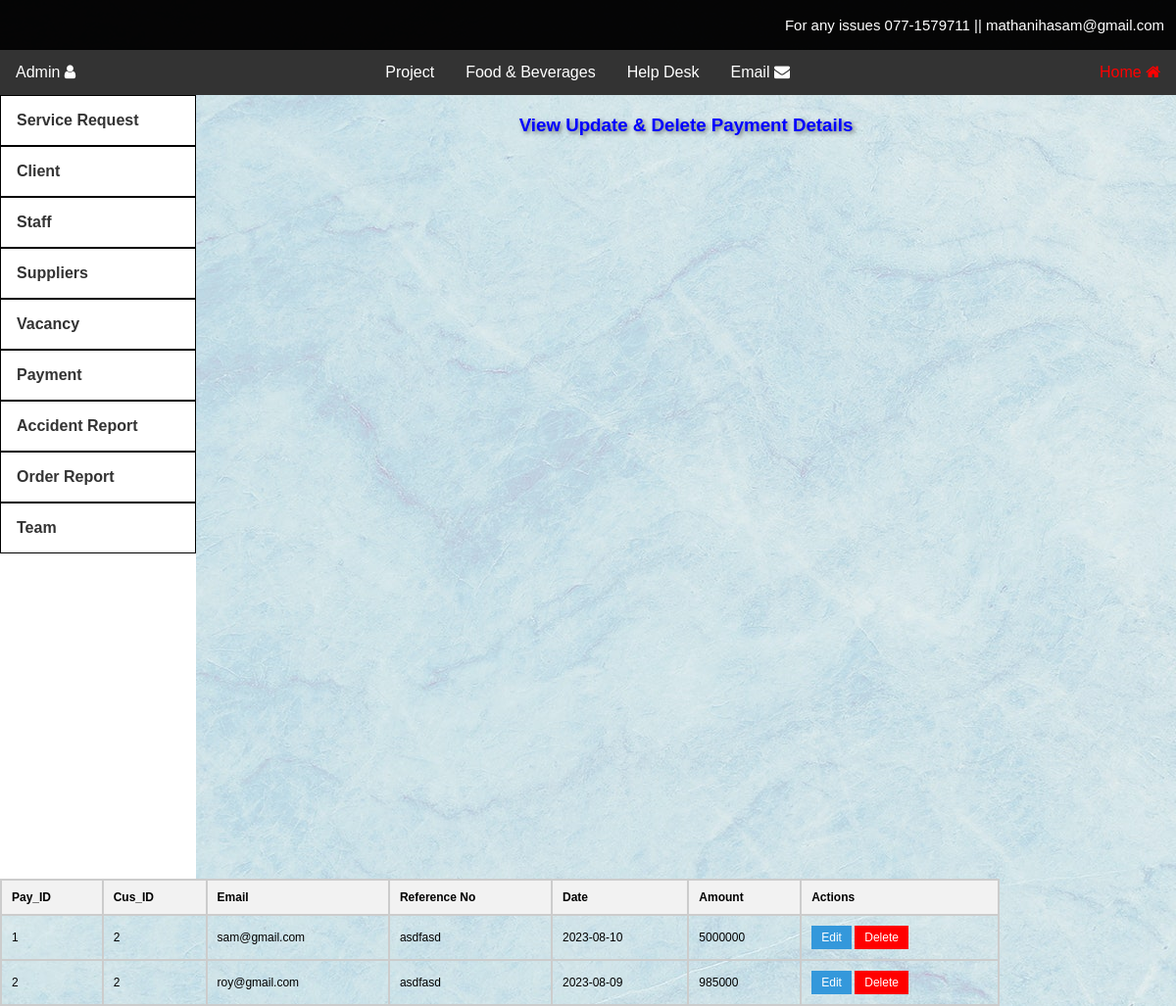
The app's page /adminDashViewPayment.php with its own data.
### tables this page shows
CREATE TABLE `payment` (
  `Pay_ID` int(255) NOT NULL,
  `cus_ID` int(50) NOT NULL,
  `email` varchar(50) NOT NULL,
  `refNo` varchar(255) NOT NULL,
  `date` date NOT NULL,
  `amount` int(50) NOT NULL
);

### html/adminDashViewPayment.php (the view, shortened to what this page needs)
<?php
@include 'config.php';
$select = "SELECT * FROM payment";
$result = mysqli_query($conn, $select);
$payment = array();
if ($result) {
    while ($row = mysqli_fetch_assoc($result)) {
        $payment[] = $row;
    }
}
?>
<!DOCTYPE html>
<html>
<head>
  <link rel="stylesheet" href="adminDashStyle.css">
     <link rel="stylesheet" href="https://cdnjs.cloudflare.com/ajax/libs/font-awesome/4.7.0/css/font-awesome.min.css">
</head>
<body >
  <div class="headerContantDetails">
    <p>For any issues  077-1579711 ||  mathanihasam@gmail.com</p>
  </div>
  <div class="topnav">
    <div class="left-nav">
      <div class="dropdown">
        <button class="dropbtn">Admin <i class="fa fa-user fa-1x" aria-hidden="true"></i></button>
      </div>
    </div>
    <div class="center-nav">
      <div class="dropdown">
        <button class="dropbtn">Project</button>
      </div>
      <a href="#">Food & Beverages </a>
      <a href="#">Help Desk</a>
      <a href="#">Email <i class="fa fa-envelope fa-1x" aria-hidden="true"></i></a>
    </div>
    <div class="right-nav">
      <a href="adminDash.html" class="selected">Home <i class="fa fa-home fa-1x" aria-hidden="true"></i></a>
    </div>
  </div>
   <div class="sidenav">
    <a href="AdminDashViewServiceRequest.php" id="box">Service Request</a>
    <div class="main-topic">
      <a onclick="toggleSubnav(this);" href="#" id="box">Client</a>
    </div>
    <div class="main-topic">
      <a onclick="toggleSubnav(this);" href="#" id="box">Staff</a>
    </div>
    <div class="main-topic">
      <a onclick="toggleSubnav(this);" href="#" id="box">Suppliers</a>
    </div>
    <div class="main-topic">
      <a onclick="toggleSubnav(this);" href="#" id="box">Vacancy</a>
    </div>
    <div class="main-topic">
      <a onclick="toggleSubnav(this);" href="#" id="box">Payment</a>
    </div>
    <a href="adminDashAccidentReportViewDelete.php" id="box">Accident Report</a>
    <a href="adminDashOrderReportViewDelete.php" id="box">Order Report</a>
    <div class="main-topic">
      <a onclick="toggleSubnav(this);" href="#" id="box">Team</a>
    </div>
  </div>
  <div class="main" >
    <div class="mainarea">
    <form action="" method="POST">
    <h3> View Update & Delete Payment Details </h3>
    <table class="customer-table">
        <thead>
            <tr>
                <th>Pay_ID</th>
                <th>Cus_ID</th>
                <th>Email</th>
                <th>Reference No</th>
                <th>Date</th>
                <th>Amount</th>
                <th>Actions</th>
            </tr>
        </thead>
        <tbody>
            <?php foreach ($payment as $paymentDone): ?>
                <tr>
                    <td><?php echo isset($paymentDone['Pay_ID']) ? $paymentDone['Pay_ID'] : 'N/A'; ?></td>
                    <td><?php echo isset($paymentDone['cus_ID']) ? $paymentDone['cus_ID'] : 'N/A'; ?></td>
                    <td><?php echo isset($paymentDone['email']) ? $paymentDone['email'] : 'N/A'; ?></td>
                    <td><?php echo isset($paymentDone['refNo']) ? $paymentDone['refNo'] : 'N/A'; ?></td>
                    <td><?php echo isset($paymentDone['date']) ? $paymentDone['date'] : 'N/A'; ?></td>
                    <td><?php echo isset($paymentDone['amount']) ? $paymentDone['amount'] : 'N/A'; ?></td>
                    <td>
                    <form action="#" method="POST">
                            <button type="submit" name="edit_payment" value="<?php echo $paymentDone['Pay_ID']; ?>">Edit</button>
                            <button type="submit" name="delete_payment" value="<?php echo $paymentDone['Pay_ID']; ?>" style="background-color: red; color: white;">Delete</button>
                        </form>
                    </td>
                </tr>
            <?php endforeach; ?>
        </tbody>
    </table>
</form>
    </div>
  </div>
</body>
</html>

### html/adminDashStyle.css (style rules this page uses)
body { background-image: url(./images/ClientdashBg.jpg);; font-family: Arial, sans-serif; margin: 0; padding: 0; }
.headerContantDetails { background-color: #000000f9; padding: 2px; }
.headerContantDetails p { color: #ffffff; font-size: 15px; text-align: right; cursor: pointer; margin-right: 10px; }
.topnav { background-color: #333; color: #ffffff; overflow: hidden; display: flex; justify-content: space-between; }
.topnav .left-nav, .topnav .center-nav, .topnav .right-nav { display: flex; }
.topnav a { color: #fff; text-align: center; padding: 14px 16px; text-decoration: none; }
.topnav .dropdown { overflow: hidden; }
.topnav .dropdown .dropbtn { font-size: 16px; border: none; outline: none; color: #fff; padding: 14px 16px; background-color: inherit; font-family: inherit; margin: 0; }
#box { border: 1.5px solid rgb(0, 0, 0); }
.sidenav { background-color: #ffffff; float: left; font-weight: bold; width: 200px; height: 100vh; }
.sidenav a { display: block; padding: 16px; text-decoration: none; color: #333; }
a.selected { color: rgb(255, 0, 0); }

### html/adminDashViewPayment.php (style rules this page uses)
.mainarea h3 { text-align:center; color:blue; text-shadow: 2px 2px 4px rgba(0, 0, 0, 0.5); margin-top:20px; margin-bottom:10px; }
.customer-table { width: 85%; border-collapse: collapse; margin-top: 20px; }
.customer-table th, .customer-table td { margin-right:10px; padding: 10px; border: 2px solid #ccc; text-align: left; font-size: 12px; }
.customer-table th { background-color: #f2f2f2; }
.customer-table td button { padding: 5px 10px; background-color: #3498db; color: #fff; border: none; cursor: pointer; font-size: 12px; }

### records on screen
payment: Pay_ID "1", cus_ID "2", email "sam@gmail.com", refNo "asdfasd", date "2023-08-10", amount "5000000"
payment: Pay_ID "2", cus_ID "2", email "roy@gmail.com", refNo "asdfasd", date "2023-08-09", amount "985000"
